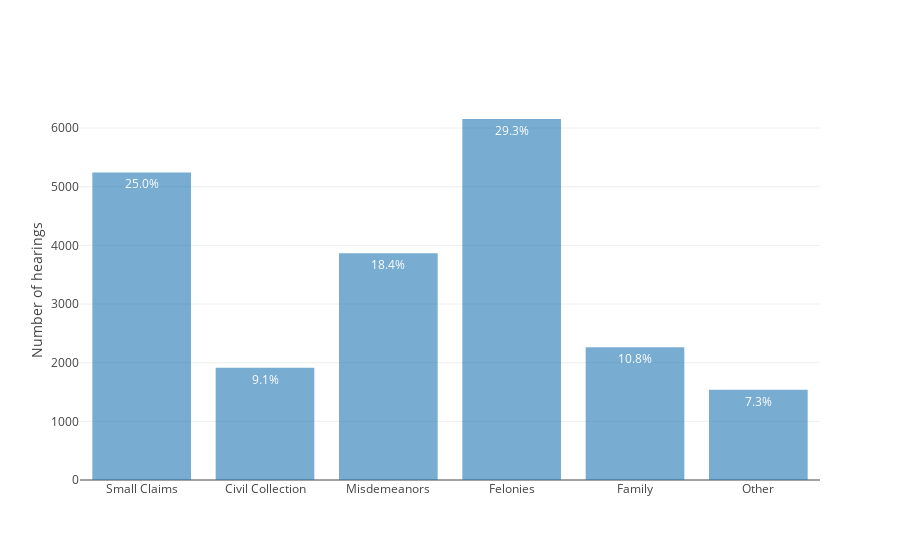

The notebook cell saved with this chart:
### Markdown cell above
## Cases broken down by type

### Code cell
labels = ['Small Claims', 'Civil Collection', 'Misdemeanors', 'Felonies',
          'Family', 'Other']
counts = [0]*6
counts[0] = rows(filter_df(df, case_number='SC'))
counts[1] = rows(filter_df(df, case_number='CC'))
counts[2] = rows(filter_df(df, case_number='CM'))
counts[3] = rows(filter_df(df, case_number='-F1-|-F2-|-F3-|-F4-|-F5-|-F6-'))
counts[4] = rows(filter_df(df, case_number='-AD-|-RS-|-JP-|-DC-|-DR-|-GU-'))
counts[5] = rows(df) - sum(counts[0:5])
bar_chart(labels, counts, ylabel='Number of hearings')

### Figure 1 — Plotly figure (JSON) as saved in the notebook; plotly's stock layout.template omitted (floating-point values rounded to 4 significant figures)
{"data": [{"opacity": 0.6, "text": ["25.0%", "9.1%", "18.4%", "29.3%", "10.8%", "7.3%"], "textposition": "auto", "type": "bar", "uid": "416afa2e-c85c-11e9-beab-6c4008929994", "x": ["Small Claims", "Civil Collection", "Misdemeanors", "Felonies", "Family", "Other"], "y": [5244, 1913, 3868, 6155, 2264, 1539]}], "layout": {"yaxis": {"title": "Number of hearings"}}}
